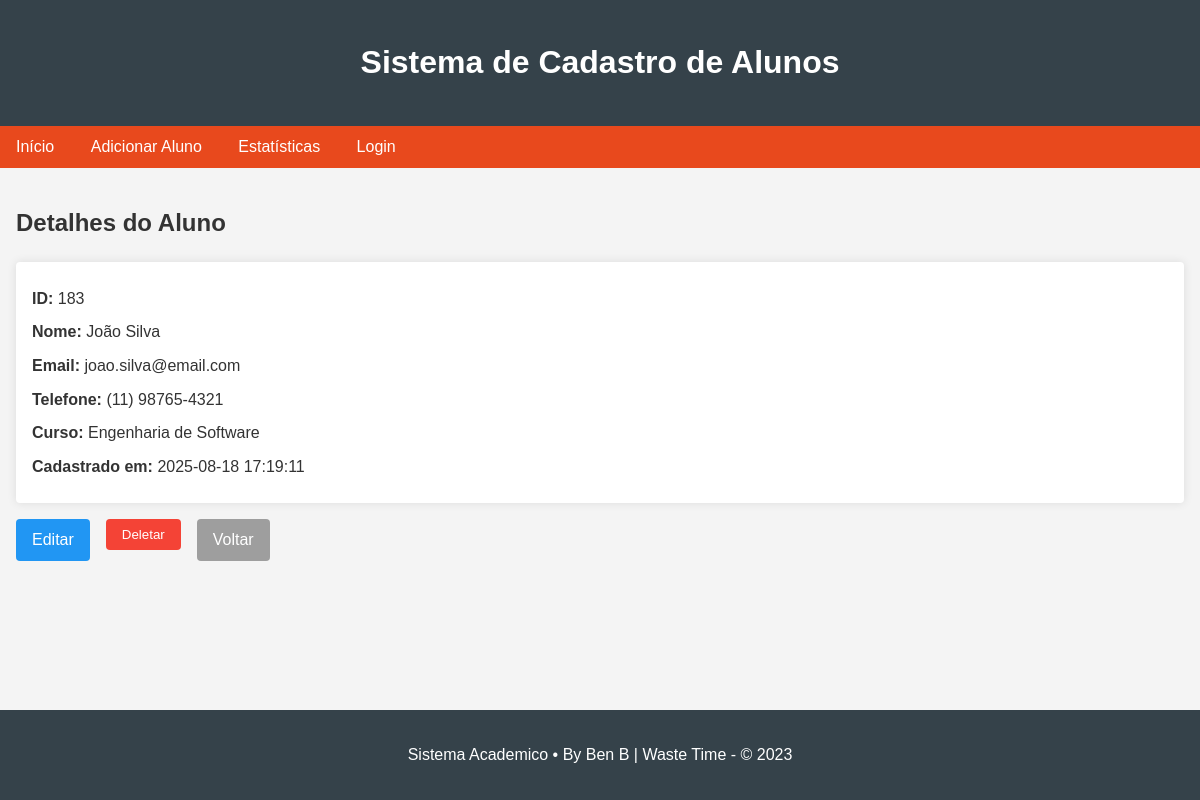
Screenshot of /183 with the database file from the repository.
### tables this page shows
CREATE TABLE alunos (
        id INTEGER PRIMARY KEY AUTOINCREMENT,
        nome TEXT NOT NULL,
        email TEXT NOT NULL,
        telefone TEXT,
        curso TEXT,
        criado_em TIMESTAMP DEFAULT CURRENT_TIMESTAMP
    );

### app.py (the view)
@app.route('/<int:id>')
def ver_aluno(id):
    conn = get_db_connection()
    aluno = conn.execute('SELECT * FROM alunos WHERE id = ?', (id,)).fetchone()
    conn.close()
    if aluno is None:
        abort(404)
    return render_template('ver.html', aluno=aluno)

### app.py (called while the page is built)
def get_db_connection():
    conn = sqlite3.connect('alunos.db')
    conn.row_factory = sqlite3.Row
    return conn

### templates/ver.html
{% extends "base.html" %}
{% block content %}
    <h2>Detalhes do Aluno</h2>
    <div class="aluno-details">
        <p><strong>ID:</strong> {{ aluno['id'] }}</p>
        <p><strong>Nome:</strong> {{ aluno['nome'] }}</p>
        <p><strong>Email:</strong> {{ aluno['email'] }}</p>
        <p><strong>Telefone:</strong> {{ aluno['telefone'] or '-' }}</p>
        <p><strong>Curso:</strong> {{ aluno['curso'] or '-' }}</p>
        <p><strong>Cadastrado em:</strong> {{ aluno['criado_em'] }}</p>
    </div>
    <div class="actions">
        <a href="{{ url_for('editar', id=aluno['id']) }}" class="btn edit">Editar</a>
        <form action="{{ url_for('deletar', id=aluno['id']) }}" method="post">
            <button type="submit" class="btn delete" onclick="return confirm('Tem certeza que deseja deletar este aluno?')">Deletar</button>
        </form>
        <a href="{{ url_for('index') }}" class="btn back">Voltar</a>
    </div>
{% endblock %}

### static/style.css (style rules this page uses)
body { font-family: Arial, sans-serif; line-height: 1.6; margin: 0; padding: 0; color: #333; background-color: #f4f4f4; }
.btn { display: inline-block; padding: 0.5rem 1rem; text-decoration: none; border-radius: 4px; cursor: pointer; border: none; margin-right: 0.5rem; }
.btn.edit { background-color: #2196F3; color: white; }
.btn.delete { background-color: #f44336; color: white; }
.btn.cancel, .btn.back { background-color: #9e9e9e; color: white; }
.aluno-details { background: white; padding: 1rem; border-radius: 4px; box-shadow: 0 0 10px rgba(0,0,0,0.1); margin-bottom: 1rem; }
.aluno-details p { margin: 0.5rem 0; }
.actions { display: flex; gap: 0.5rem; }

### rows the page displays
alunos: id "183", nome "João Silva", email "joao.silva@email.com", telefone "(11) 98765-4321", curso "Engenharia de Software", criado_em "2025-08-18 17:19:11"
